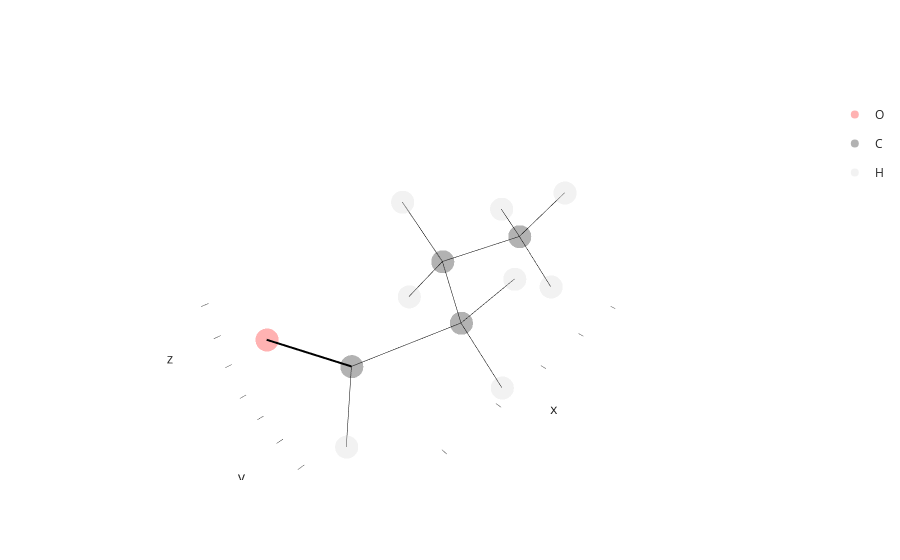

This figure's notebook cell:
### Markdown cell above
From the inspection we can tell that the Oxygen is called `O7`, it is connected to `C7` and `HO7`. `C7` has two hydrogens called `H71` and `H72`. That's all we needed to know at this point. Next up is the aldehyde:

### Code cell
aldehyde.show()

### Figure 1 — Plotly figure (JSON) as saved in the notebook; plotly's stock layout.template omitted (floating-point values rounded to 4 significant figures)
{"data": [{"customdata": [["O1", 1, 1, "UNK", "A"]], "hovertemplate": "atom_element=O<br>x=%{x}<br>y=%{y}<br>z=%{z}<br>atom_id=%{customdata[0]}<br>atom_serial=%{customdata[1]}<br>residue_serial=%{customdata[2]}<br>residue_name=%{customdata[3]}<br>chain_id=%{customdata[4]}<extra></extra>", "legendgroup": "O", "marker": {"color": "red", "opacity": 0.3, "symbol": "circle"}, "mode": "markers", "name": "O", "scene": "scene", "showlegend": true, "type": "scatter3d", "x": [1.901], "y": [-0.6791], "z": [-0.0023]}, {"customdata": [["C3", 2, 1, "UNK", "A"], ["C2", 3, 1, "UNK", "A"], ["C4", 4, 1, "UNK", "A"], ["C1", 5, 1, "UNK", "A"]], "hovertemplate": "atom_element=C<br>x=%{x}<br>y=%{y}<br>z=%{z}<br>atom_id=%{customdata[0]}<br>atom_serial=%{customdata[1]}<br>residue_serial=%{customdata[2]}<br>residue_name=%{customdata[3]}<br>chain_id=%{customdata[4]}<extra></extra>", "legendgroup": "C", "marker": {"color": "black", "opacity": 0.3, "symbol": "circle"}, "mode": "markers", "name": "C", "scene": "scene", "showlegend": true, "type": "scatter3d", "x": [-0.9138, -0.0353, -2.39, 1.438], "y": [-0.4607, 0.7848, -0.1013, 0.4562], "z": [-0.0051, -0.0105, 0.0069, 0.011]}, {"customdata": [["H31", 6, 1, "UNK", "A"], ["H32", 7, 1, "UNK", "A"], ["H21", 8, 1, "UNK", "A"], ["H22", 9, 1, "UNK", "A"], ["H41", 10, 1, "UNK", "A"], ["H42", 11, 1, "UNK", "A"], ["H43", 12, 1, "UNK", "A"], ["H1", 13, 1, "UNK", "A"]], "hovertemplate": "atom_element=H<br>x=%{x}<br>y=%{y}<br>z=%{z}<br>atom_id=%{customdata[0]}<br>atom_serial=%{customdata[1]}<br>residue_serial=%{customdata[2]}<br>residue_name=%{customdata[3]}<br>chain_id=%{customdata[4]}<extra></extra>", "legendgroup": "H", "marker": {"color": "lightgray", "opacity": 0.3, "symbol": "circle"}, "mode": "markers", "name": "H", "scene": "scene", "showlegend": true, "type": "scatter3d", "x": [-0.6968, -0.6849, -0.2273, -0.2454, -2.658, -3.002, -2.645, 2.109], "y": [-1.075, -1.077, 1.387, 1.404, 0.4863, -1.009, 0.4818, 1.332], "z": [-0.8872, 0.8727, -0.9052, 0.8687, -0.877, 0.0092, 0.8977, 0.0337]}, {"hoverinfo": "skip", "line": {"color": "black", "width": 4}, "mode": "lines", "showlegend": false, "type": "scatter3d", "x": [1.901, 1.438], "y": [-0.6791, 0.4562], "z": [-0.0023, 0.011]}, {"hoverinfo": "skip", "line": {"color": "black", "width": 1}, "mode": "lines", "showlegend": false, "type": "scatter3d", "x": [-0.9138, -0.0353], "y": [-0.4607, 0.7848], "z": [-0.0051, -0.0105]}, {"hoverinfo": "skip", "line": {"color": "black", "width": 1}, "mode": "lines", "showlegend": false, "type": "scatter3d", "x": [-0.9138, -2.39], "y": [-0.4607, -0.1013], "z": [-0.0051, 0.0069]}, {"hoverinfo": "skip", "line": {"color": "black", "width": 1}, "mode": "lines", "showlegend": false, "type": "scatter3d", "x": [-0.9138, -0.6968], "y": [-0.4607, -1.075], "z": [-0.0051, -0.8872]}, {"hoverinfo": "skip", "line": {"color": "black", "width": 1}, "mode": "lines", "showlegend": false, "type": "scatter3d", "x": [-0.9138, -0.6849], "y": [-0.4607, -1.077], "z": [-0.0051, 0.8727]}, {"hoverinfo": "skip", "line": {"color": "black", "width": 1}, "mode": "lines", "showlegend": false, "type": "scatter3d", "x": [-0.0353, 1.438], "y": [0.7848, 0.4562], "z": [-0.0105, 0.011]}, {"hoverinfo": "skip", "line": {"color": "black", "width": 1}, "mode": "lines", "showlegend": false, "type": "scatter3d", "x": [-0.0353, -0.2273], "y": [0.7848, 1.387], "z": [-0.0105, -0.9052]}, {"hoverinfo": "skip", "line": {"color": "black", "width": 1}, "mode": "lines", "showlegend": false, "type": "scatter3d", "x": [-0.0353, -0.2454], "y": [0.7848, 1.404], "z": [-0.0105, 0.8687]}, {"hoverinfo": "skip", "line": {"color": "black", "width": 1}, "mode": "lines", "showlegend": false, "type": "scatter3d", "x": [-2.39, -2.658], "y": [-0.1013, 0.4863], "z": [0.0069, -0.877]}, {"hoverinfo": "skip", "line": {"color": "black", "width": 1}, "mode": "lines", "showlegend": false, "type": "scatter3d", "x": [-2.39, -3.002], "y": [-0.1013, -1.009], "z": [0.0069, 0.0092]}, {"hoverinfo": "skip", "line": {"color": "black", "width": 1}, "mode": "lines", "showlegend": false, "type": "scatter3d", "x": [-2.39, -2.645], "y": [-0.1013, 0.4818], "z": [0.0069, 0.8977]}, {"hoverinfo": "skip", "line": {"color": "black", "width": 1}, "mode": "lines", "showlegend": false, "type": "scatter3d", "x": [1.438, 2.109], "y": [0.4562, 1.332], "z": [0.011, 0.0337]}], "layout": {"scene": {"xaxis": {"showgrid": false, "showline": false, "showticklabels": false}, "yaxis": {"showgrid": false, "showline": false, "showticklabels": false}, "zaxis": {"showgrid": false, "showline": false, "showticklabels": false}}}}
